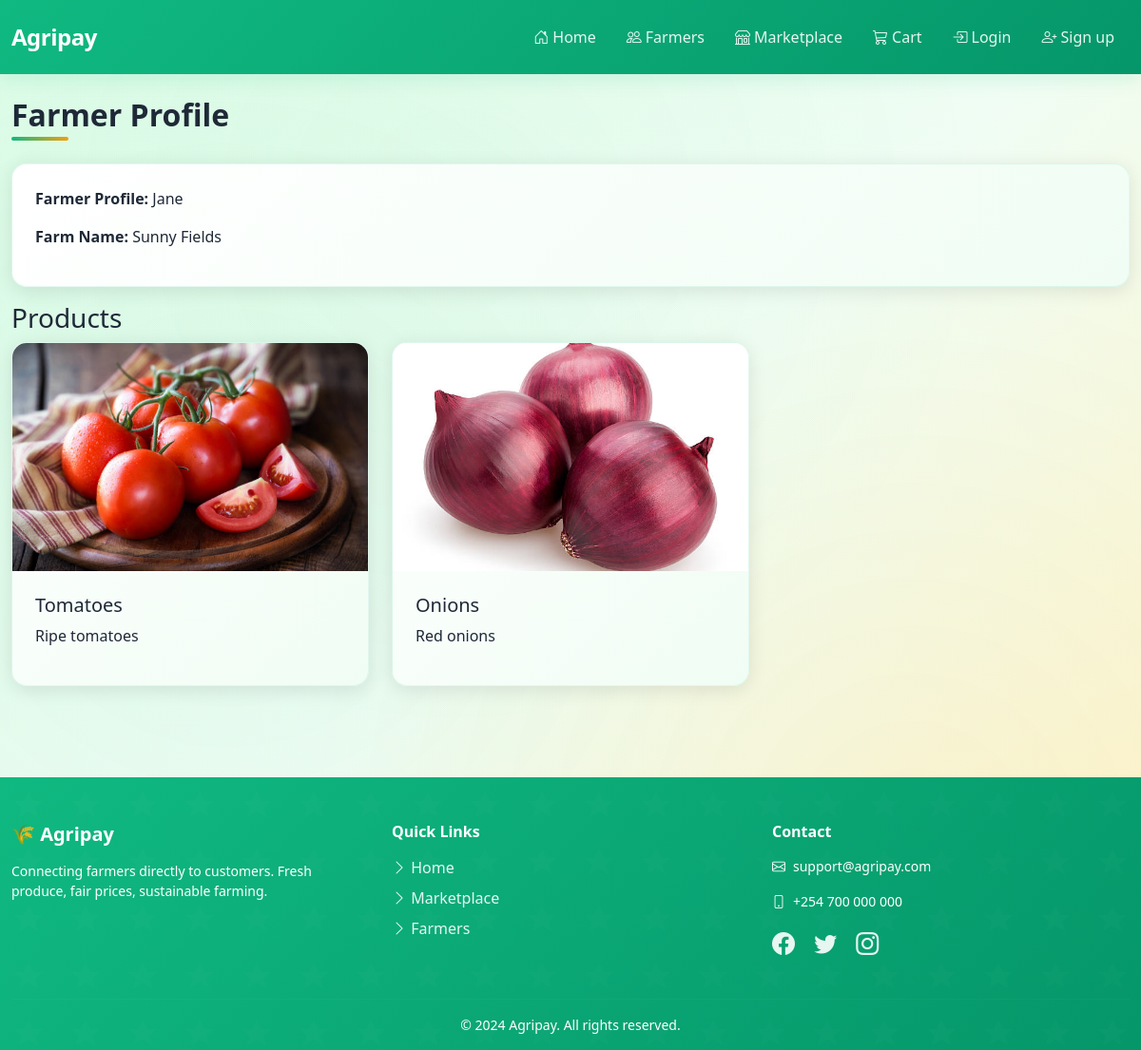
The page /farmers/2/ on the database its author committed.
### farmers/models.py (models this page shows, shortened)
class FarmerProfile(models.Model):
    user = models.OneToOneField(User, on_delete=models.CASCADE)
    farm_name = models.CharField(max_length=200, blank=True)
    image = models.ImageField(upload_to='farmer_images/', blank=True, null=True)

class Product(models.Model):
    farmer = models.ForeignKey(FarmerProfile, on_delete=models.CASCADE, related_name='products')
    name = models.CharField(max_length=200)
    description = models.TextField(blank=True)
    price = models.DecimalField(max_digits=10, decimal_places=2)
    quantity = models.IntegerField(default=0)
    image = models.ImageField(upload_to='product_images/', blank=True, null=True)
    created_at = models.DateTimeField(auto_now_add=True)

### farmers/views.py (the view)
# urls.py: path('<int:pk>/', views.profile, name='farmer_profile'),
def profile(request, pk):
    fp = get_object_or_404(FarmerProfile, pk=pk)
    products = fp.products.all()
    return render(request, 'farmers/profile.html', {'farmer': fp, 'products': products})

### templates/farmers/profile.html
{% extends 'base.html' %}
{% block content %}
  <h2>Farmer Profile</h2>
  <div class="card mb-3">
    <div class="card-body">
      <p><strong>Farmer Profile:</strong> {{ farmer.user.get_full_name|default:farmer.user.username }}</p>
      <p><strong>Farm Name:</strong> {{ farmer.farm_name|default:'(No farm name provided)' }}</p>
    </div>
  </div>
  <h3>Products</h3>
  <div class="row">
    {% for p in products %}
      <div class="col-md-4">
        <div class="card mb-3">
          {% if p.image %}
            <img src="{{ p.image.url }}" class="card-img-top" alt="{{ p.name }}">
          {% else %}
            <img src="https://picsum.photos/seed/{{ p.name|urlencode }}/600/400" class="card-img-top" alt="{{ p.name }}">
          {% endif %}
          <div class="card-body">
            <h5>{{ p.name }}</h5>
            <p>{{ p.description|truncatechars:100 }}</p>
          </div>
        </div>
      </div>
    {% empty %}
      <p>No products yet for this farmer.</p>
    {% endfor %}
  </div>
{% endblock %}

### static/css/theme.css (style rules this page uses)
:root { --brand: #10b981; --brand-dark: #059669; --accent: #f59e0b; --accent-dark: #d97706; --success: #22c55e; --dark: #1f2937; --light: #f9fafb; --shadow: rgba(0, 0, 0, 0.1); }
* { box-sizing: border-box; }
body.theme-body { background: linear-gradient(135deg, #dcfce7 0%, #f0fdf4 50%, #fef3c7 100%); background-attachment: fixed; color: #1f2937; min-height: 100vh; font-family: 'Segoe UI', Tahoma, Geneva, Verdana, sans-serif; position: relative; }
body.theme-body::before { content: ''; position: fixed; top: 0; left: 0; width: 100%; height: 100%; background-image: radial-gradient(circle at 20% 50%, rgba(16, 185, 129, 0.05) 0%, transparent 50%), radial-gradient(circle at 80% 80%, rgba(245, 158, 11, 0.05) 0%, transparent 50%), radial-gradient(circle at 40% 20%, rgba(34, 197, 94, 0.03) 0%, transparent 50%); pointer-events: none; z-index: 0; }
.card { border: none; border-radius: 16px; box-shadow: 0 4px 20px var(--shadow); transition: all 0.4s cubic-bezier(0.175, 0.885, 0.32, 1.275); overflow: hidden; background: linear-gradient(135deg, #ffffff 0%, #f0fdf4 100%); border: 1px solid rgba(16, 185, 129, 0.1); }
.card-img-top { height: 240px; object-fit: cover; transition: transform 0.5s ease; }
.card-body { padding: 1.5rem; }
h2 { color: var(--dark); font-weight: 700; margin-bottom: 2rem; position: relative; display: inline-block; }
h2::after { content: ''; position: absolute; bottom: -8px; left: 0; width: 60px; height: 4px; background: linear-gradient(90deg, var(--brand), var(--accent)); border-radius: 2px; }

### rows shown on the page
FarmerProfile: user.get_full_name "Jane", farm_name "Sunny Fields"
Product: image (picture), name "Tomatoes", description "Ripe tomatoes"
Product: image (picture), name "Onions", description "Red onions"
